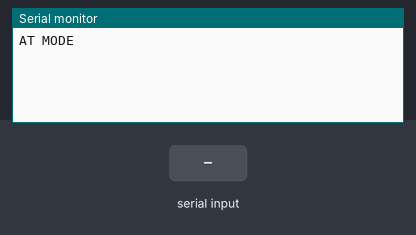
The sketch below on a simulated Arduino Uno, built with avr-gcc and run on an emulated ATmega328P. Shown: the last lines printed to the serial monitor. The inputs (shaded band) are chosen by the test bench.

Above: at 1.2 s.
1.3 s: "1" received over the second serial link
At 2.5 s:
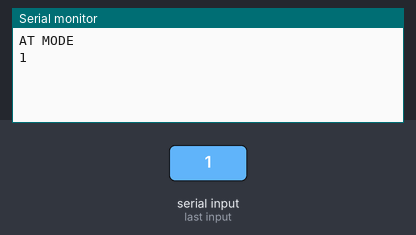
2.8 s: "0" received over the second serial link
At 3.8 s:
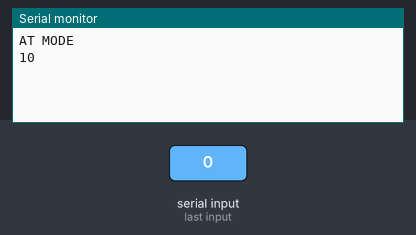

Measured:
- after the input at 1.3 s, the serial monitor: prints a new line at once (image 1)
- after the input at 2.8 s, the serial monitor: prints a new line at once (image 2)

The sketch:

BLESlave.ino
```cpp
/*
 * Author : Kunchala Anil
 * Email : anilkunchalaece@gmail.com
 * Date : 13 Apr 2018
 * This sketch is used to send the data from BLE Slave to Master
 */
#include <SoftwareSerial.h>

//SoftwareSerial BTSerial(A0,A1); // TX, RX
SoftwareSerial BTSerial(3,4); // TX, RX

#define p 0.5
#define d 0.24
#define i 0.0

#define pp p
#define pi i
#define pd d

#define rp p
#define ri i
#define rd d

#define yp 0
#define yi 0
#define yd 0

void setup() {
Serial.begin(115200);
Serial.println("AT MODE");
BTSerial.begin(38400); //HC-5 Default Speed in AT Mode

//BTSerial.print("<");
//BTSerial.print(pp);
//BTSerial.print(",");
//BTSerial.print(pd);
//BTSerial.print(",");
//BTSerial.print(pi);
//BTSerial.print(",");
//BTSerial.print(rp);
//BTSerial.print(",");
//BTSerial.print(rd);
//BTSerial.print(",");
//BTSerial.print(ri);
//BTSerial.print(",");
//BTSerial.print(yp);
//BTSerial.print(",");
//BTSerial.print(yd);
//BTSerial.print(",");
//BTSerial.print(yi);
//BTSerial.print(">");

}

void loop(){
// BTSerial.println("<1.2,1.3,1.4,1,1,1,1,1,1>");
if(BTSerial.available()){
  Serial.write(BTSerial.read());
}

if(Serial.available()){
    BTSerial.print(Serial.readString());
}
}
```
